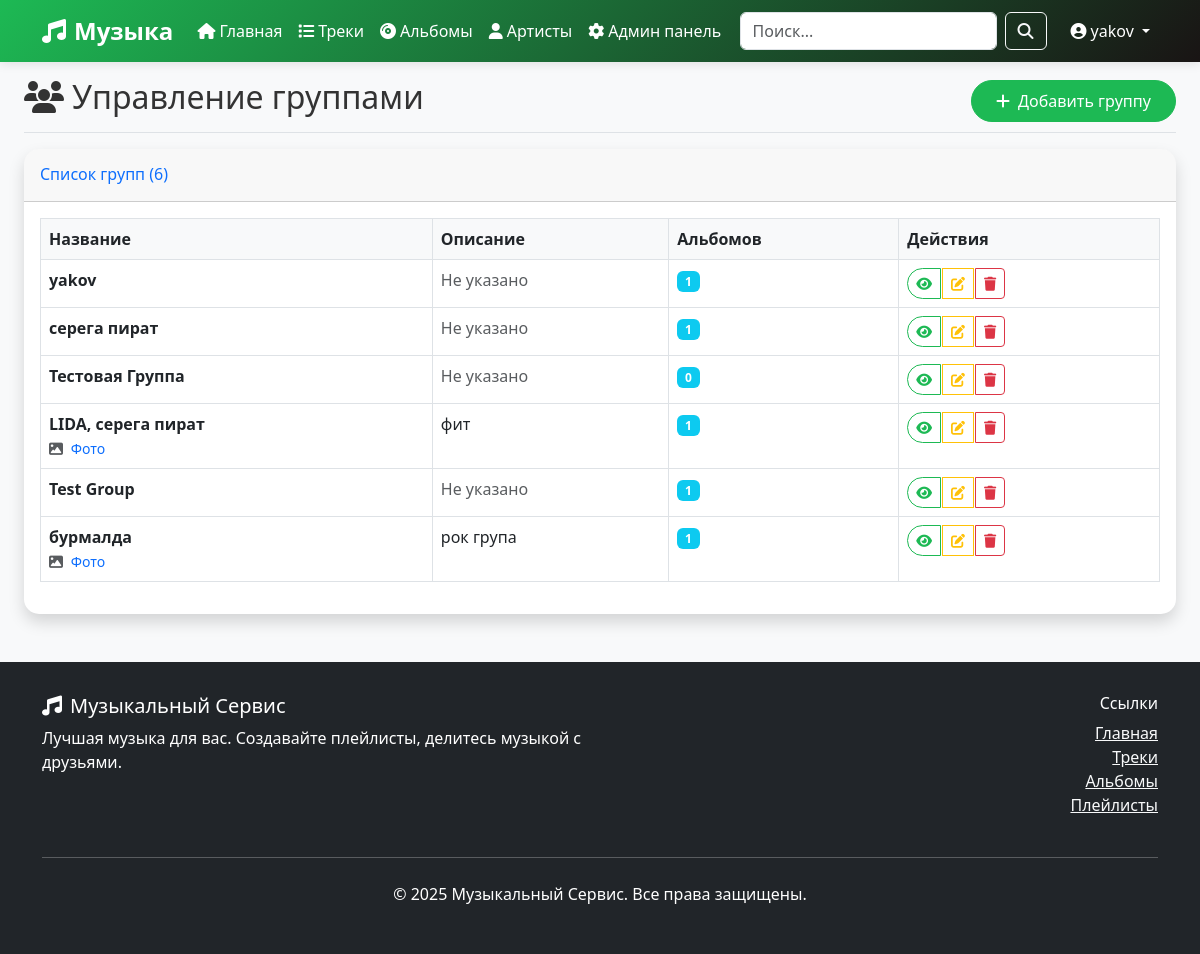
Page /admin-panel/groups/ (signed in) on the earlier database version.
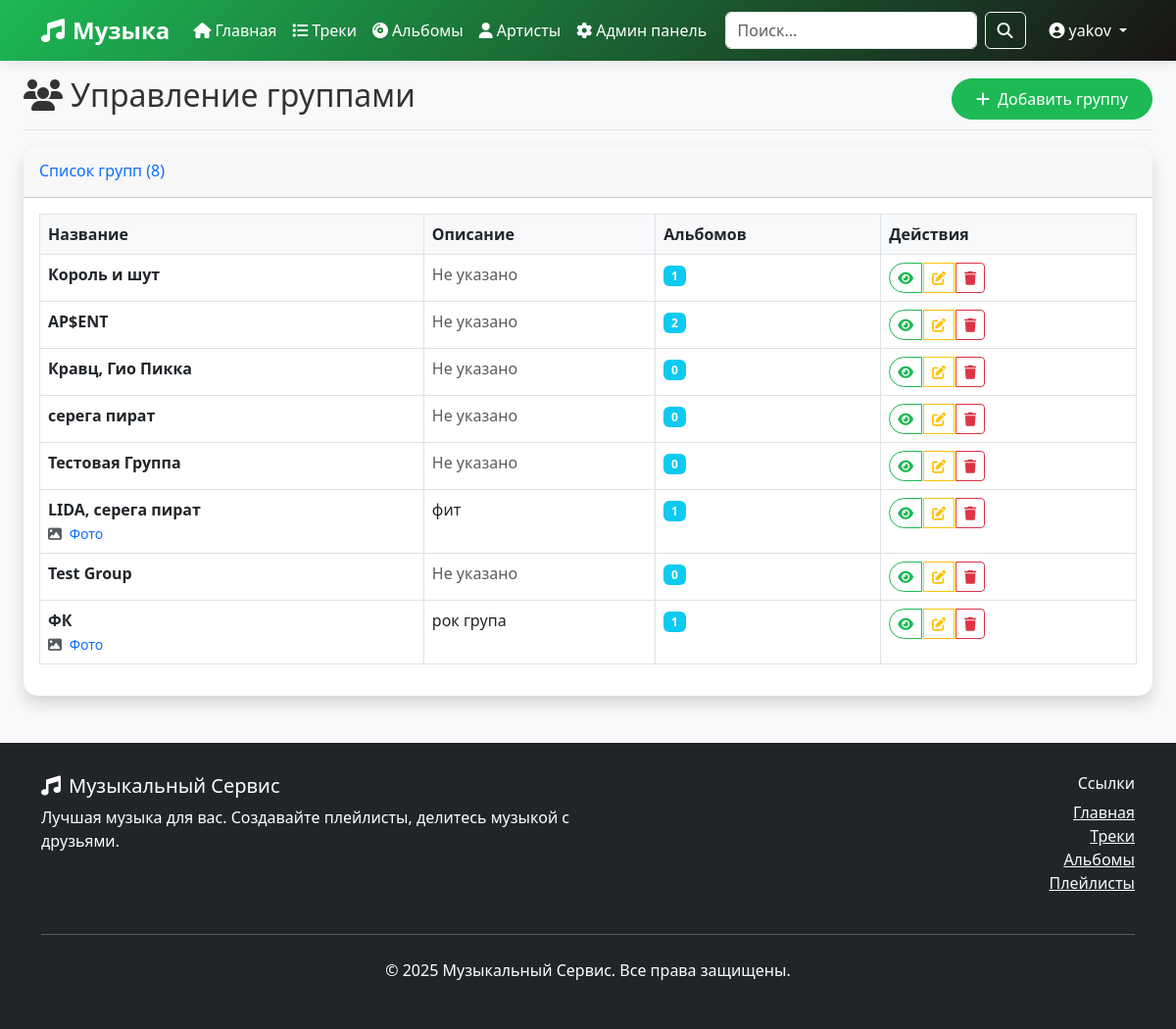
Same page on the later database version.
### music/models.py (models this page shows, shortened)
class Group(models.Model):
    id = models.UUIDField(primary_key=True, default=uuid.uuid4, editable=False)
    name = models.CharField(max_length=200, verbose_name='Название группы')
    description = models.TextField(blank=True, verbose_name='Описание группы')
    photo = models.ImageField(upload_to='groups/', null=True, blank=True, verbose_name='Фото группы')
    class Meta:
        db_table = 'группа'
        verbose_name = 'Группа'
        verbose_name_plural = 'Группы'

### music/views.py (the view)
# urls.py: path('admin-panel/groups/', views.admin_groups, name='admin_groups'),
@login_required
def admin_groups(request):
    if not request.user.is_authenticated or request.user.role != 'admin':
        messages.error(request, 'Доступ запрещен. Требуются права администратора.')
        return redirect('music:home')
    groups = Group.objects.all().order_by('-id')
    context = {
        'groups': groups,
    }
    return render(request, 'music/admin/admin_groups.html', context)

### music/templates/music/admin/admin_groups.html (shortened to what the changed rows need)
{% extends 'music/base.html' %}
{% block content %}
<div class="container-fluid">
    <div class="row">
        <main class="col-12 px-md-4">
            <div class="d-flex justify-content-between flex-wrap flex-md-nowrap align-items-center pt-3 pb-2 mb-3 border-bottom">
                <h1 class="h2">
                    <i class="fas fa-users me-2"></i>Управление группами
                </h1>
            </div>
            <div class="card shadow">
                <div class="card-header py-3">
                    <h6 class="m-0 font-weight-bold text-primary">
                        Список групп ({{ groups.count }})
                    </h6>
                </div>
                <div class="card-body">
                    <div class="table-responsive">
                        <table class="table table-bordered">
                            <thead>
                                <tr>
                                    <th>Название</th>
                                    <th>Описание</th>
                                    <th>Альбомов</th>
                                    <th>Действия</th>
                                </tr>
                            </thead>
                            <tbody>
                                {% for group in groups %}
                                <tr>
                                    <td>
                                        <strong>{{ group.name }}</strong>
                                        {% if group.photo %}
                                            <br><small class="text-muted">
                                                <i class="fas fa-image me-1"></i>
                                                <a href="{{ group.photo.url }}" target="_blank" class="text-decoration-none">
                                                    Фото
                                                </a>
                                            </small>
                                        {% endif %}
                                    </td>
                                    <td>
                                        {% if group.description %}
                                            {{ group.description|truncatechars:100 }}
                                        {% else %}
                                            <span class="text-muted">Не указано</span>
                                        {% endif %}
                                    </td>
                                    <td>
                                        <span class="badge bg-info">{{ group.album_set.count }}</span>
                                    </td>
                                    <td>
                                        <div class="btn-group" role="group">
                                            <a href="{% url 'music:group_detail' group.pk %}" class="btn btn-sm btn-outline-primary" title="Просмотр">
                                                <i class="fas fa-eye"></i>
                                            </a>
                                            <a href="{% url 'music:admin_edit_group' group.pk %}" class="btn btn-sm btn-outline-warning" title="Редактировать">
                                                <i class="fas fa-edit"></i>
                                            </a>
                                            <button type="button" class="btn btn-sm btn-outline-danger" title="Удалить"
                                                    onclick="confirmDelete('{{ group.name }}', '{% url 'music:admin_delete_group' group.pk %}')">
                                                <i class="fas fa-trash"></i>
                                            </button>
                                        </div>
                                    </td>
                                </tr>
                                {% endfor %}
                            </tbody>
                        </table>
                    </div>
                </div>
            </div>
        </main>
    </div>
</div>
{% endblock %}

Differences in the rows shown:
removed Group: name "yakov", description "Не указано", album_set.count "1"
added Group: name "Король и шут", description "Не указано", album_set.count "1"
added Group: name "AP$ENT", description "Не указано", album_set.count "2"
added Group: name "Кравц, Гио Пикка", description "Не указано", album_set.count "0"
computed for Group "серега пират": album_set.count "1" → "0"
computed for Group "Test Group": album_set.count "1" → "0"
changed Group "рок група": name "бурмалда" → "ФК"
Other differences:
{{ groups.count }}: "6" → "8"
